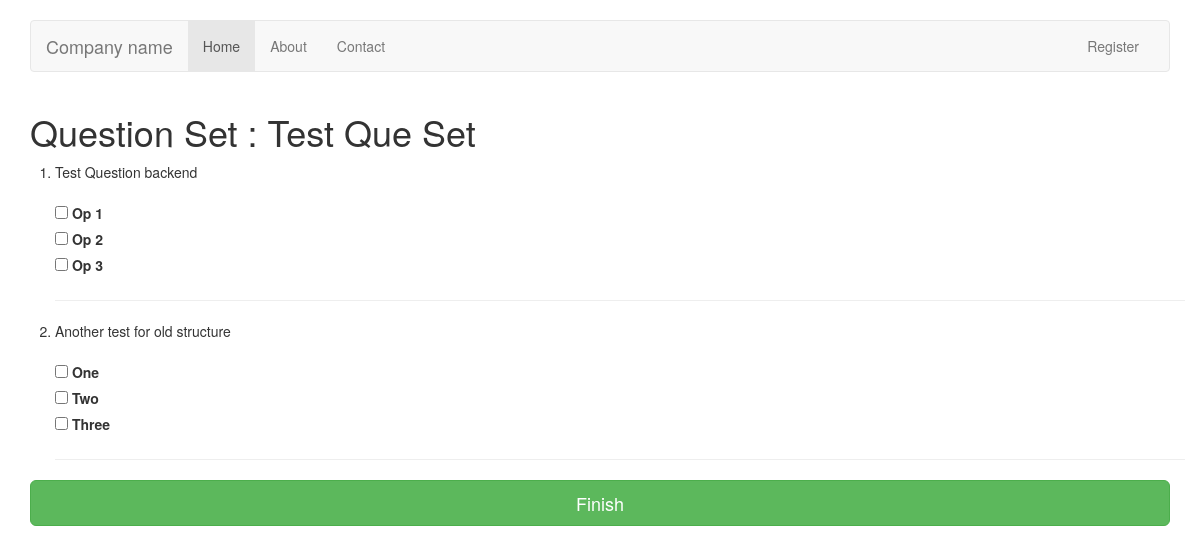
Page /qset/1/ on the committed database.
### Evaluator/models.py (models this page shows, shortened)
class QuestionSet(models.Model):
    name = models.CharField(max_length=200, default='QuestionSet')
    times_taken = models.IntegerField(default=0, editable=False)

class Question(models.Model):
    description = models.CharField('Description', max_length=300)
    difficulty_choice = (
        ('H', 'Hard'),
        ('M', 'Medium'),
        ('E', 'Easy'),
    )
    difficulty = models.CharField(
        max_length=3,
        choices=difficulty_choice,
        default='M'
                    )
    skill = models.ForeignKey(Skill, null=True)
    qset = models.ManyToManyField(QuestionSet)
    def __str__(self):  # __unicode__ on Python 2
        return "{0}".format(self.description)

class Answer(models.Model):
    detail = models.CharField(max_length=128, verbose_name=u'Answer\'s text')
    question = models.ForeignKey(Question, null=True)
    correct = models.BooleanField('Correct', default=True)

### Evaluator/views.py (the view)
# urls.py: url(r'^qset/(?P<qset_pk>\d+)/$', views.question_set_details, name='question_set_details'),
def question_set_details(request, qset_pk):
    question_set = QuestionSet.objects.get(pk=qset_pk)
    questions = Question.objects.filter(qset=question_set)
    return render(request, 'qset_details.html', {'question_set': question_set, 'questions':questions})

### Evaluator/templates/qset_details.html
{% extends 'base.html' %}
{% block content %}
<h1>Question Set : {{question_set.name}}</h1>
<div class="row">
    <ol>
	{% for question in questions %}
		<li>{{ question }}</li>
		<br>
		{% for option in question.answer_set.all %}
        	<input type="checkbox" name="option" id="option{{forloop.counter}}" value="choice.id">
	    	<label for="option{{forloop.counter}}">{{ option.detail }}</label><br>
    	{% endfor %}
    	<hr class="hr">
	{% endfor %}
    </ol>
</div>
<input type="submit" value="Finish" class="btn btn-success btn-lg btn-block" />
{% endblock %}

### rows in the picture
QuestionSet: name "Test Que Set"
Question: description "Test Question backend"
Answer: detail "Op 1"
Answer: detail "Op 2"
Answer: detail "Op 3"
Question: description "Another test for old structure"
Answer: detail "One"
Answer: detail "Two"
Answer: detail "Three"
